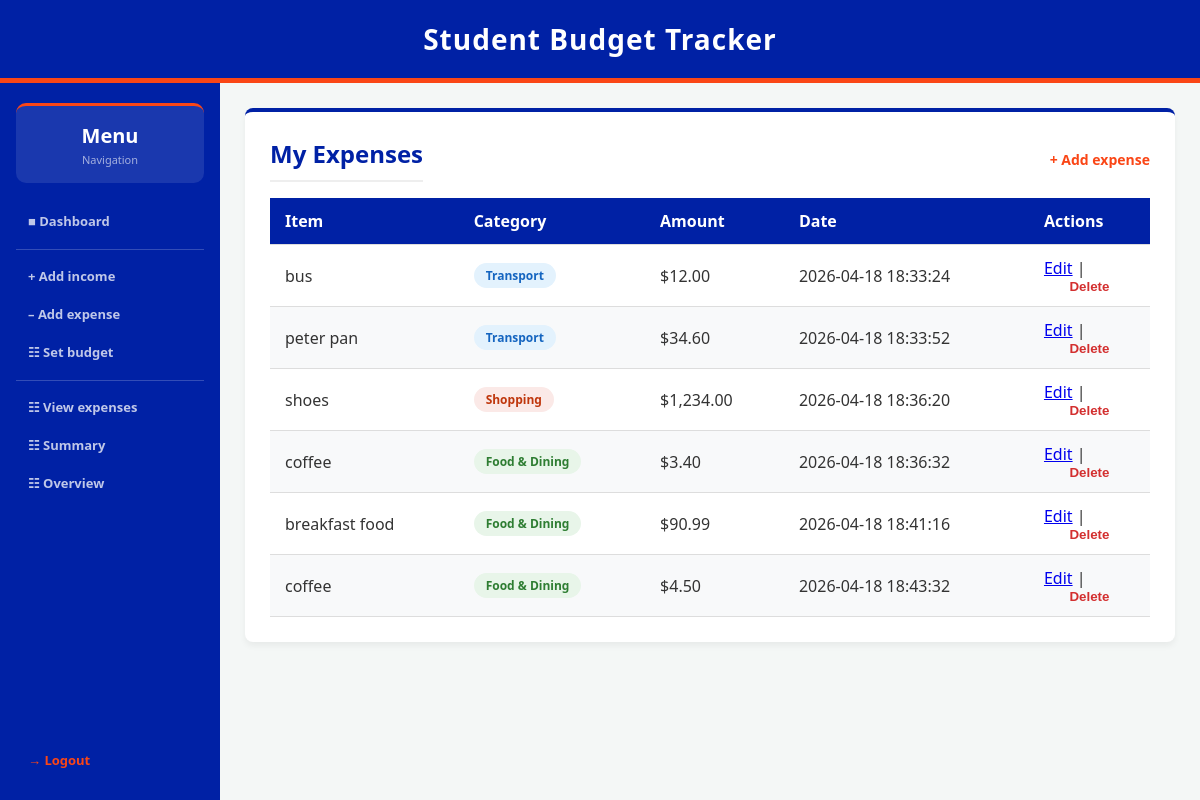
The app's page /view_expenses (signed in), older data.
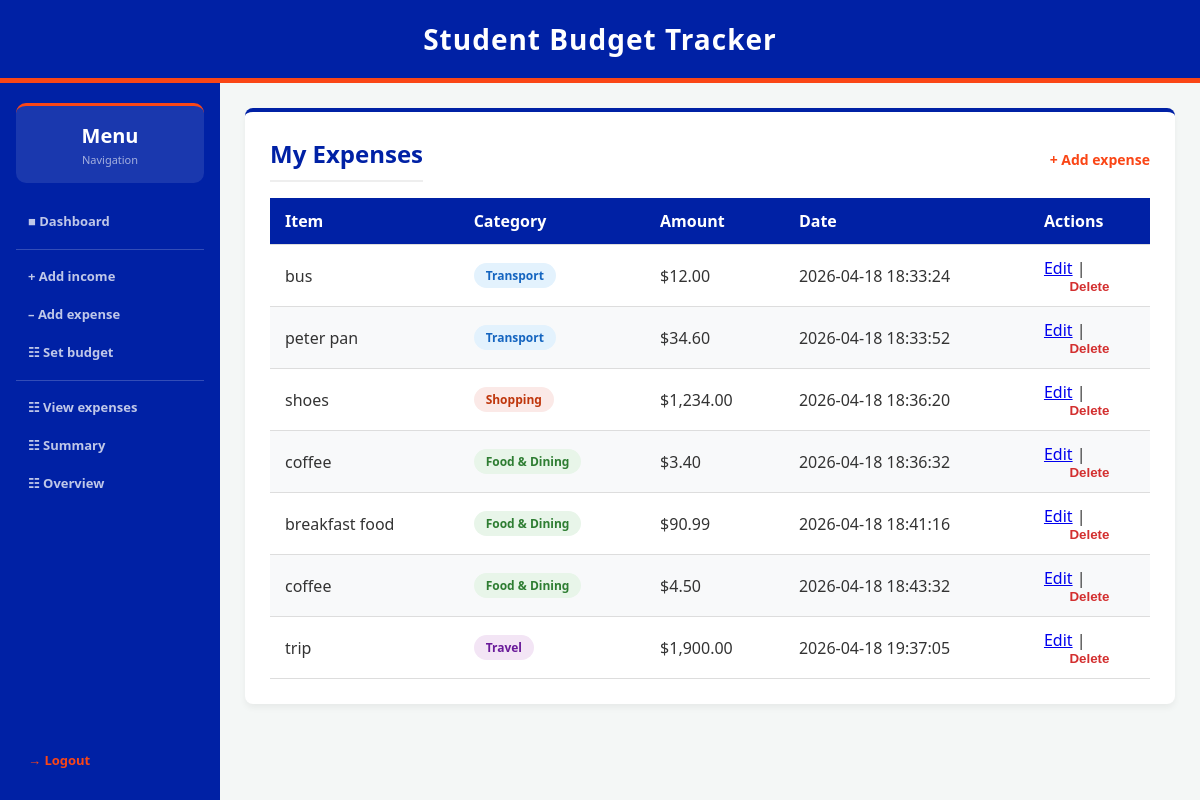
The same page, newer data.
### tables this page shows
CREATE TABLE expenses (
    expense_id INTEGER PRIMARY KEY AUTOINCREMENT,
    user_id INTEGER NOT NULL,
    category TEXT NOT NULL,
    amount REAL NOT NULL CHECK(amount > 0),
    date TIMESTAMP DEFAULT CURRENT_TIMESTAMP, description TEXT DEFAULT "",
    FOREIGN KEY (user_id) REFERENCES users (id)
);

### app.py (the view)
@app.route('/view_expenses')
def view_expenses():
    if 'user_id' not in session:
        return redirect(url_for('login'))
    expenses = data_manager.get_expenses(session['user_id'])
    success_message = session.pop('success_message', None)
    error_message = session.pop('error_message', None)
    return render_template('view_expenses.html', expenses=expenses, success_message=success_message, error_message=error_message)

### data_manager.py (called while the page is built)
def get_db_connection():
    return sqlite3.connect(DB_NAME)

def get_expenses(user_id):
    connection = get_db_connection()
    cursor = connection.cursor()
    cursor.execute("SELECT * FROM expenses WHERE user_id = ?", (user_id,))
    expenses = cursor.fetchall()
    connection.close()
    return expenses

### templates/view_expenses.html (shortened to what this page needs)
{% extends "layout.html" %}
{% block content %}
<div class="card">
    <div style="display:flex; justify-content:space-between; align-items:center; margin-bottom:1rem;">
        <h2 style="margin:0;">My Expenses</h2>
        <a href="{{ url_for('add_expense') }}" class="cta-link" style="font-size:14px;">+ Add expense</a>
    </div>
    {% if expenses %}
        <table>
            <thead>
                <tr>
                    <th>Item</th>
                    <th>Category</th>
                    <th>Amount</th>
                    <th>Date</th>
                    <th>Actions</th>
                </tr>
            </thead>
            <tbody>
                {% for expense in expenses %}
                {% set cat = expense[2]|lower %}
                {% if 'food' in cat %}{% set badge = 'badge-food' %}
                {% elif 'transport' in cat %}{% set badge = 'badge-transport' %}
                {% elif 'entertain' in cat %}{% set badge = 'badge-entertainment' %}
                {% elif 'rent' in cat or 'util' in cat %}{% set badge = 'badge-rent' %}
                {% elif 'health' in cat or 'fit' in cat %}{% set badge = 'badge-health' %}
                {% elif 'edu' in cat %}{% set badge = 'badge-education' %}
                {% elif 'shop' in cat %}{% set badge = 'badge-shopping' %}
                {% elif 'travel' in cat %}{% set badge = 'badge-travel' %}
                {% else %}{% set badge = 'badge-other' %}
                {% endif %}
                <tr>
                    <td>{{ expense[5] if expense[5] else '—' }}</td>
                    <td><span class="badge {{ badge }}">{{ expense[2] }}</span></td>
                    <td>${{ "{:,.2f}".format(expense[3]|float) }}</td>
                    <td>{{ expense[4] }}</td>
                    <td>
                        <a href="{{ url_for('edit_expense', expense_id=expense[0]) }}">Edit</a> |
                        <form method="POST" action="{{ url_for('delete_expense', expense_id=expense[0]) }}" style="display:inline;">
                            <button type="submit" style="background:none;border:none;color:#d32f2f;font-weight:bold;cursor:pointer;padding:0;">Delete</button>
                        </form>
                    </td>
                </tr>
                {% endfor %}
            </tbody>
        </table>
    {% else %}
        <p>No expenses logged yet. <a href="{{ url_for('add_expense') }}" class="cta-link">Add one now!</a></p>
    {% endif %}
</div>
{% endblock %}

Row changes from the older to the newer data that the page shows:
added expenses: description "trip", category "Travel", amount "1,900.00", date "2026-04-18 19:37:05"
